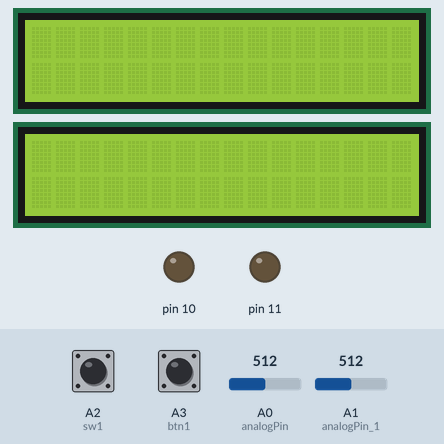
Simulated run of this sketch. Board: Arduino Uno, built with avr-gcc and run on an emulated ATmega328P. On the bench: 2 × 16×2 character LCD, output pins drawn as LEDs (lit = HIGH). The test bench sets the inputs (shaded band); at power-on: A2 (sw1) HIGH, A3 (btn1) HIGH, A0 (analogPin) = 512, A1 (analogPin_1) = 512. What the sketch prints to the serial monitor is not drawn.

Above: at 1.3 s.
1.4 s: A2 (sw1) pulled LOW for 1 s
At 1.55 s:
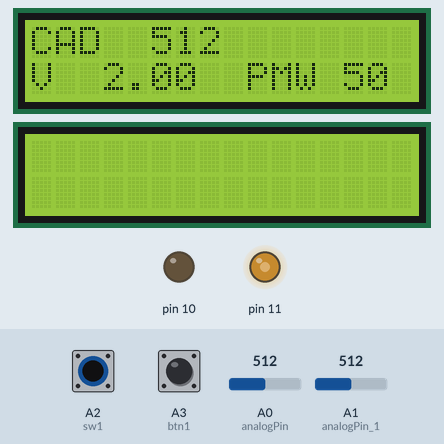
3.9 s: A3 (btn1) pulled LOW for 3.2 s
At 4.05 s:
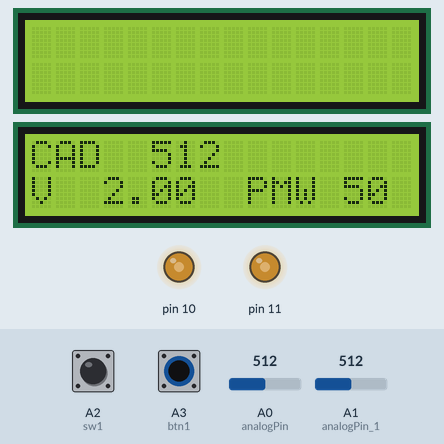
8.6 s: A2 (sw1) pulled LOW for 0.15 s
At 8.75 s:
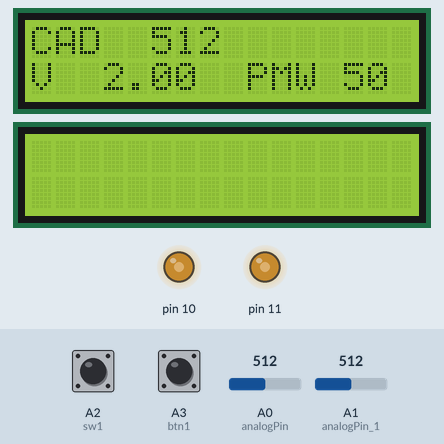
10.4 s: A2 (sw1) pulled LOW for 3.2 s
Timing chart, 0 to 13.4 s (numbered marks = the images above; inputs shaded):
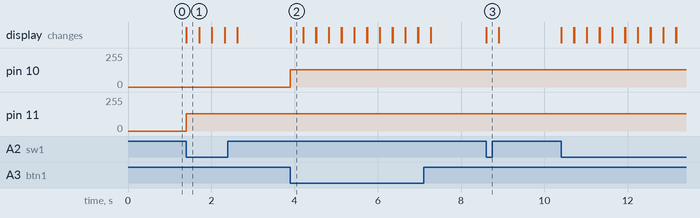

Measured:
- after the input at 1.4 s, pin 11: 0/255 → 128/255 at once; the display: changes at once (image 1)
- after the input at 3.9 s, pin 10: 0/255 → 128/255 at once; the display: changes at once (image 2)
- after the input at 8.6 s, the display: changes at once (image 3)

The sketch:

Farinango_Wilmer_DEBER_4.1_SE.ino
```cpp
#include<LiquidCrystal.h>
LiquidCrystal lcd(13,12,9,8,7,6); // LDC 1 activado
LiquidCrystal lcd2(5,4,3,2,A5,A4);// LDC 2 activado
int analogPin=A0;  // activamos el pin analogo A0
int analogPin_1=A1;// activamos el pin analogo A1
// colocamos variables del LCD1
int conversor;
float voltaje;
int dutty;
// interruptores
int sw1=A2;
int btn1=A3;
// Variables LCD2
int conversor_1;
float voltaje_2;

void setup() {
  lcd.begin(16,2);// lcd 1
  lcd2.begin(16,2);//lcd 2
  Serial.begin(9600);
}

void loop() {
  if(digitalRead(sw1)==LOW){// si sw1 esta en bajo, por defencto eesta en alto
  conversor=analogRead(analogPin);// leemos el dato que entrega el potenciometro
  voltaje=(conversor*5)/1023;// operamos, para que quede en terminos de 0 a 5v
  dutty=conversor/4;// dividmos /4
  analogWrite(11,dutty);//llamamos para controlar la velocidad del motor
  // imprimir en pantalla los datos
  lcd.setCursor(0,0);
  lcd.print("CAD");
  lcd.setCursor(5,0);
  lcd.print(conversor);
  Serial.println(conversor);
  lcd.setCursor(0,1);
  lcd.print("V");
  lcd.setCursor(3,1);
  lcd.print(voltaje);
  Serial.println(voltaje);
  lcd.setCursor(9,1);
  lcd.print("PMW");
  lcd.setCursor(13,1);
  lcd.print((dutty*100)/255);
  delay(300);
  lcd.clear();
  }

  if(digitalRead(btn1)==LOW){ //si el boton esta en low, presionamos y activamos en high
  conversor_1=analogRead(analogPin_1);
  voltaje_2=(conversor_1*5)/1023;
  dutty=conversor_1/4;
  analogWrite(10,dutty);
   // imprimir en pantalla los datos
  lcd2.setCursor(0,0);
  lcd2.print("CAD");
  lcd2.setCursor(5,0);
  lcd2.print(conversor_1);
  Serial.println(conversor_1);
  lcd2.setCursor(0,1);
  lcd2.print("V");
  lcd2.setCursor(3,1);
  lcd2.print(voltaje_2);
  Serial.println(voltaje_2);
  lcd2.setCursor(9,1);
  lcd2.print("PMW");
  lcd2.setCursor(13,1);
  lcd2.print((dutty*100)/255);
  delay(300);
  lcd2.clear();
  }
}
```
